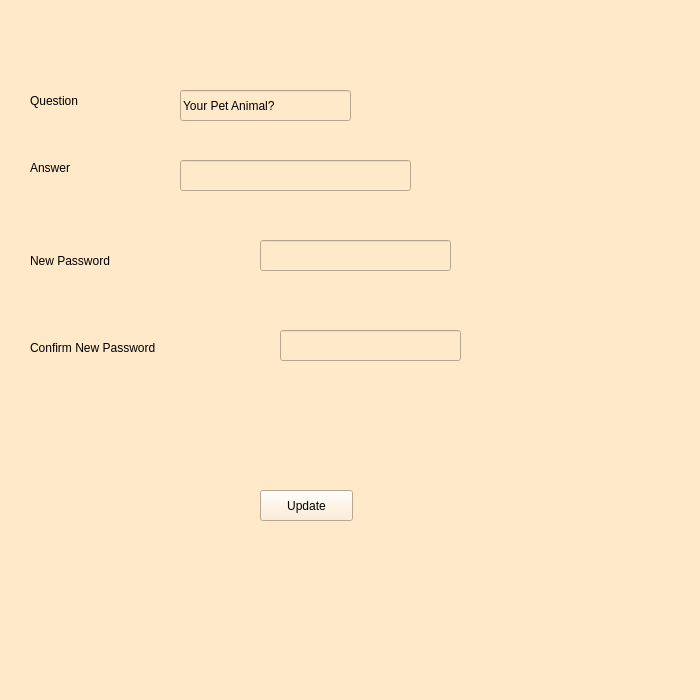
<?xml version="1.0" encoding="UTF-8"?>
<ui version="4.0">
 <class>adminforgotpwd</class>
 <widget class="QMainWindow" name="adminforgotpwd">
  <property name="geometry">
   <rect>
    <x>0</x>
    <y>0</y>
    <width>700</width>
    <height>700</height>
   </rect>
  </property>
  <property name="maximumSize">
   <size>
    <width>700</width>
    <height>700</height>
   </size>
  </property>
  <property name="windowTitle">
   <string>Forgot Password?</string>
  </property>
  <property name="windowIcon">
   <iconset resource="forgotpwd.qrc">
    <normaloff>:/image/images/forgorpwd.jpg</normaloff>:/image/images/forgorpwd.jpg</iconset>
  </property>
  <property name="styleSheet">
   <string notr="true">background-color: rgb(255, 233, 201);</string>
  </property>
  <widget class="QWidget" name="centralwidget">
   <widget class="QLabel" name="label_2">
    <property name="geometry">
     <rect>
      <x>30</x>
      <y>90</y>
      <width>91</width>
      <height>21</height>
     </rect>
    </property>
    <property name="styleSheet">
     <string notr="true">font: 12pt &quot;MS Shell Dlg 2&quot;;</string>
    </property>
    <property name="text">
     <string>Question</string>
    </property>
   </widget>
   <widget class="QLineEdit" name="lineEdit_2">
    <property name="geometry">
     <rect>
      <x>180</x>
      <y>90</y>
      <width>171</width>
      <height>31</height>
     </rect>
    </property>
    <property name="styleSheet">
     <string notr="true">font: 12pt &quot;MS Shell Dlg 2&quot;;</string>
    </property>
    <property name="text">
     <string>Your Pet Animal?</string>
    </property>
    <property name="readOnly">
     <bool>true</bool>
    </property>
   </widget>
   <widget class="QLabel" name="label_3">
    <property name="geometry">
     <rect>
      <x>30</x>
      <y>160</y>
      <width>81</width>
      <height>16</height>
     </rect>
    </property>
    <property name="styleSheet">
     <string notr="true">font: 12pt &quot;MS Shell Dlg 2&quot;;</string>
    </property>
    <property name="text">
     <string>Answer</string>
    </property>
   </widget>
   <widget class="QLineEdit" name="txtanswer">
    <property name="geometry">
     <rect>
      <x>180</x>
      <y>160</y>
      <width>231</width>
      <height>31</height>
     </rect>
    </property>
    <property name="styleSheet">
     <string notr="true">font: 12pt &quot;MS Shell Dlg 2&quot;;</string>
    </property>
   </widget>
   <widget class="QLabel" name="label_4">
    <property name="geometry">
     <rect>
      <x>30</x>
      <y>250</y>
      <width>141</width>
      <height>21</height>
     </rect>
    </property>
    <property name="styleSheet">
     <string notr="true">font: 12pt &quot;MS Shell Dlg 2&quot;;</string>
    </property>
    <property name="text">
     <string>New Password</string>
    </property>
   </widget>
   <widget class="QLabel" name="label_5">
    <property name="geometry">
     <rect>
      <x>30</x>
      <y>340</y>
      <width>211</width>
      <height>16</height>
     </rect>
    </property>
    <property name="styleSheet">
     <string notr="true">font: 12pt &quot;MS Shell Dlg 2&quot;;</string>
    </property>
    <property name="text">
     <string>Confirm New Password</string>
    </property>
   </widget>
   <widget class="QLineEdit" name="txtnewpwd">
    <property name="geometry">
     <rect>
      <x>260</x>
      <y>240</y>
      <width>191</width>
      <height>31</height>
     </rect>
    </property>
    <property name="echoMode">
     <enum>QLineEdit::Password</enum>
    </property>
   </widget>
   <widget class="QLineEdit" name="txtconnewpwd">
    <property name="geometry">
     <rect>
      <x>280</x>
      <y>330</y>
      <width>181</width>
      <height>31</height>
     </rect>
    </property>
    <property name="styleSheet">
     <string notr="true">font: 12pt &quot;MS Shell Dlg 2&quot;;</string>
    </property>
    <property name="echoMode">
     <enum>QLineEdit::Password</enum>
    </property>
   </widget>
   <widget class="QPushButton" name="btnupdate">
    <property name="geometry">
     <rect>
      <x>260</x>
      <y>490</y>
      <width>93</width>
      <height>31</height>
     </rect>
    </property>
    <property name="styleSheet">
     <string notr="true">font: 12pt &quot;MS Shell Dlg 2&quot;;</string>
    </property>
    <property name="text">
     <string>Update</string>
    </property>
   </widget>
  </widget>
  <widget class="QStatusBar" name="statusbar"/>
 </widget>
 <resources>
  <include location="forgotpwd.qrc"/>
 </resources>
 <connections/>
</ui>
